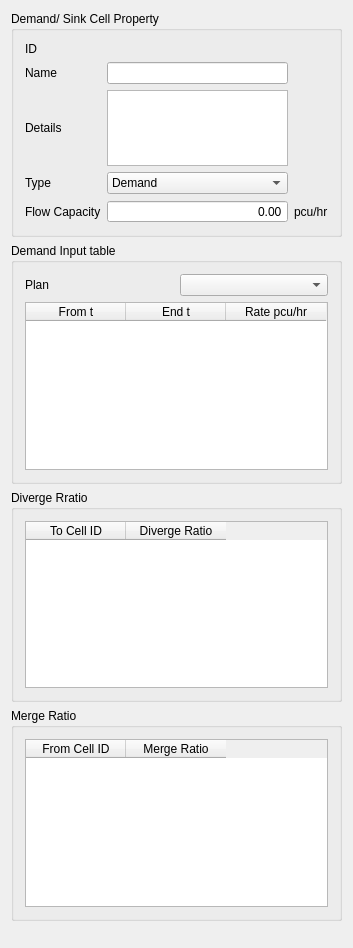
<?xml version="1.0" encoding="UTF-8"?>
<ui version="4.0">
 <class>DDemandSinkCellPanel</class>
 <widget class="QWidget" name="DDemandSinkCellPanel">
  <property name="geometry">
   <rect>
    <x>0</x>
    <y>0</y>
    <width>353</width>
    <height>948</height>
   </rect>
  </property>
  <property name="windowTitle">
   <string>DDemandSinkCellPanel</string>
  </property>
  <layout class="QVBoxLayout" name="verticalLayout">
   <item>
    <widget class="QGroupBox" name="Property_groupBox">
     <property name="title">
      <string>Demand/ Sink Cell Property</string>
     </property>
     <layout class="QVBoxLayout" name="Property_verticalLayout">
      <item>
       <layout class="QGridLayout" name="Property_gridLayout">
        <item row="4" column="1">
         <widget class="QDoubleSpinBox" name="FlowCap_doubleSpinBox">
          <property name="sizePolicy">
           <sizepolicy hsizetype="MinimumExpanding" vsizetype="Fixed">
            <horstretch>0</horstretch>
            <verstretch>0</verstretch>
           </sizepolicy>
          </property>
          <property name="layoutDirection">
           <enum>Qt::LeftToRight</enum>
          </property>
          <property name="alignment">
           <set>Qt::AlignRight|Qt::AlignTrailing|Qt::AlignVCenter</set>
          </property>
          <property name="buttonSymbols">
           <enum>QAbstractSpinBox::NoButtons</enum>
          </property>
          <property name="suffix">
           <string/>
          </property>
          <property name="decimals">
           <number>2</number>
          </property>
          <property name="minimum">
           <double>0.000000000000000</double>
          </property>
          <property name="maximum">
           <double>1000.000000000000000</double>
          </property>
          <property name="singleStep">
           <double>0.010000000000000</double>
          </property>
          <property name="value">
           <double>0.000000000000000</double>
          </property>
         </widget>
        </item>
        <item row="3" column="1">
         <widget class="QComboBox" name="Type_comboBox">
          <property name="sizePolicy">
           <sizepolicy hsizetype="MinimumExpanding" vsizetype="Fixed">
            <horstretch>0</horstretch>
            <verstretch>0</verstretch>
           </sizepolicy>
          </property>
          <item>
           <property name="text">
            <string>Demand</string>
           </property>
          </item>
          <item>
           <property name="text">
            <string>Sink</string>
           </property>
          </item>
         </widget>
        </item>
        <item row="4" column="0">
         <widget class="QLabel" name="FlowCap_Label">
          <property name="text">
           <string>Flow Capacity</string>
          </property>
         </widget>
        </item>
        <item row="0" column="1">
         <widget class="QLabel" name="ID_Label">
          <property name="text">
           <string/>
          </property>
         </widget>
        </item>
        <item row="1" column="1">
         <widget class="QLineEdit" name="Name_lineEdit"/>
        </item>
        <item row="1" column="0">
         <widget class="QLabel" name="Name_Label">
          <property name="text">
           <string>Name</string>
          </property>
         </widget>
        </item>
        <item row="2" column="1">
         <widget class="QTextEdit" name="Details_textEdit">
          <property name="sizePolicy">
           <sizepolicy hsizetype="Expanding" vsizetype="Maximum">
            <horstretch>0</horstretch>
            <verstretch>0</verstretch>
           </sizepolicy>
          </property>
          <property name="maximumSize">
           <size>
            <width>16777215</width>
            <height>100</height>
           </size>
          </property>
         </widget>
        </item>
        <item row="2" column="0">
         <widget class="QLabel" name="Details_Label">
          <property name="text">
           <string>Details</string>
          </property>
         </widget>
        </item>
        <item row="3" column="0">
         <widget class="QLabel" name="Type_Label">
          <property name="text">
           <string>Type</string>
          </property>
         </widget>
        </item>
        <item row="0" column="0">
         <widget class="QLabel" name="IDText_Label">
          <property name="text">
           <string>ID</string>
          </property>
         </widget>
        </item>
        <item row="4" column="2">
         <widget class="QLabel" name="unitQ_label">
          <property name="text">
           <string>pcu/hr</string>
          </property>
         </widget>
        </item>
       </layout>
      </item>
     </layout>
    </widget>
   </item>
   <item>
    <widget class="QGroupBox" name="DemandInput_groupBox">
     <property name="title">
      <string>Demand Input table</string>
     </property>
     <layout class="QVBoxLayout" name="DemandInput_verticalLayout">
      <item>
       <layout class="QGridLayout" name="DemandInput_gridLayout">
        <item row="0" column="0">
         <widget class="QLabel" name="Plan_Label">
          <property name="text">
           <string>Plan</string>
          </property>
         </widget>
        </item>
        <item row="0" column="1">
         <widget class="QComboBox" name="Plan_comboBox"/>
        </item>
       </layout>
      </item>
      <item>
       <widget class="QTableWidget" name="DemandInput_tableWidget">
        <property name="sizePolicy">
         <sizepolicy hsizetype="Minimum" vsizetype="Preferred">
          <horstretch>0</horstretch>
          <verstretch>0</verstretch>
         </sizepolicy>
        </property>
        <property name="horizontalScrollBarPolicy">
         <enum>Qt::ScrollBarAlwaysOff</enum>
        </property>
        <property name="selectionBehavior">
         <enum>QAbstractItemView::SelectRows</enum>
        </property>
        <property name="sortingEnabled">
         <bool>true</bool>
        </property>
        <column>
         <property name="text">
          <string>From t</string>
         </property>
        </column>
        <column>
         <property name="text">
          <string>End t</string>
         </property>
        </column>
        <column>
         <property name="text">
          <string>Rate pcu/hr</string>
         </property>
        </column>
       </widget>
      </item>
     </layout>
    </widget>
   </item>
   <item>
    <widget class="QGroupBox" name="DivergeRatioInput_groupBox">
     <property name="title">
      <string>Diverge Rratio</string>
     </property>
     <layout class="QVBoxLayout" name="DivergeRatioInput_verticalLayout">
      <item>
       <widget class="QTableWidget" name="DivergeRatioInput_tableWidget">
        <property name="sizePolicy">
         <sizepolicy hsizetype="Minimum" vsizetype="Preferred">
          <horstretch>0</horstretch>
          <verstretch>0</verstretch>
         </sizepolicy>
        </property>
        <property name="horizontalScrollBarPolicy">
         <enum>Qt::ScrollBarAlwaysOff</enum>
        </property>
        <attribute name="horizontalHeaderStretchLastSection">
         <bool>false</bool>
        </attribute>
        <column>
         <property name="text">
          <string>To Cell ID</string>
         </property>
        </column>
        <column>
         <property name="text">
          <string>Diverge Ratio</string>
         </property>
        </column>
       </widget>
      </item>
     </layout>
    </widget>
   </item>
   <item>
    <widget class="QGroupBox" name="MergeRatioInput_groupBox">
     <property name="title">
      <string>Merge Ratio</string>
     </property>
     <layout class="QVBoxLayout" name="MergeRatioInput_verticalLayout">
      <item>
       <widget class="QTableWidget" name="MergeRatioInput_tableWidget">
        <property name="sizePolicy">
         <sizepolicy hsizetype="Minimum" vsizetype="Preferred">
          <horstretch>0</horstretch>
          <verstretch>0</verstretch>
         </sizepolicy>
        </property>
        <property name="horizontalScrollBarPolicy">
         <enum>Qt::ScrollBarAlwaysOff</enum>
        </property>
        <attribute name="horizontalHeaderCascadingSectionResizes">
         <bool>false</bool>
        </attribute>
        <attribute name="horizontalHeaderHighlightSections">
         <bool>false</bool>
        </attribute>
        <attribute name="horizontalHeaderShowSortIndicator" stdset="0">
         <bool>false</bool>
        </attribute>
        <attribute name="verticalHeaderCascadingSectionResizes">
         <bool>false</bool>
        </attribute>
        <attribute name="verticalHeaderShowSortIndicator" stdset="0">
         <bool>false</bool>
        </attribute>
        <attribute name="verticalHeaderStretchLastSection">
         <bool>false</bool>
        </attribute>
        <column>
         <property name="text">
          <string>From Cell ID</string>
         </property>
        </column>
        <column>
         <property name="text">
          <string>Merge Ratio</string>
         </property>
        </column>
       </widget>
      </item>
     </layout>
    </widget>
   </item>
   <item>
    <spacer name="verticalSpacer">
     <property name="orientation">
      <enum>Qt::Vertical</enum>
     </property>
     <property name="sizeHint" stdset="0">
      <size>
       <width>20</width>
       <height>40</height>
      </size>
     </property>
    </spacer>
   </item>
  </layout>
 </widget>
 <layoutdefault spacing="6" margin="11"/>
 <tabstops>
  <tabstop>Name_lineEdit</tabstop>
  <tabstop>Details_textEdit</tabstop>
  <tabstop>Type_comboBox</tabstop>
  <tabstop>FlowCap_doubleSpinBox</tabstop>
  <tabstop>Plan_comboBox</tabstop>
  <tabstop>DemandInput_tableWidget</tabstop>
  <tabstop>DivergeRatioInput_tableWidget</tabstop>
  <tabstop>MergeRatioInput_tableWidget</tabstop>
 </tabstops>
 <resources/>
 <connections/>
</ui>
